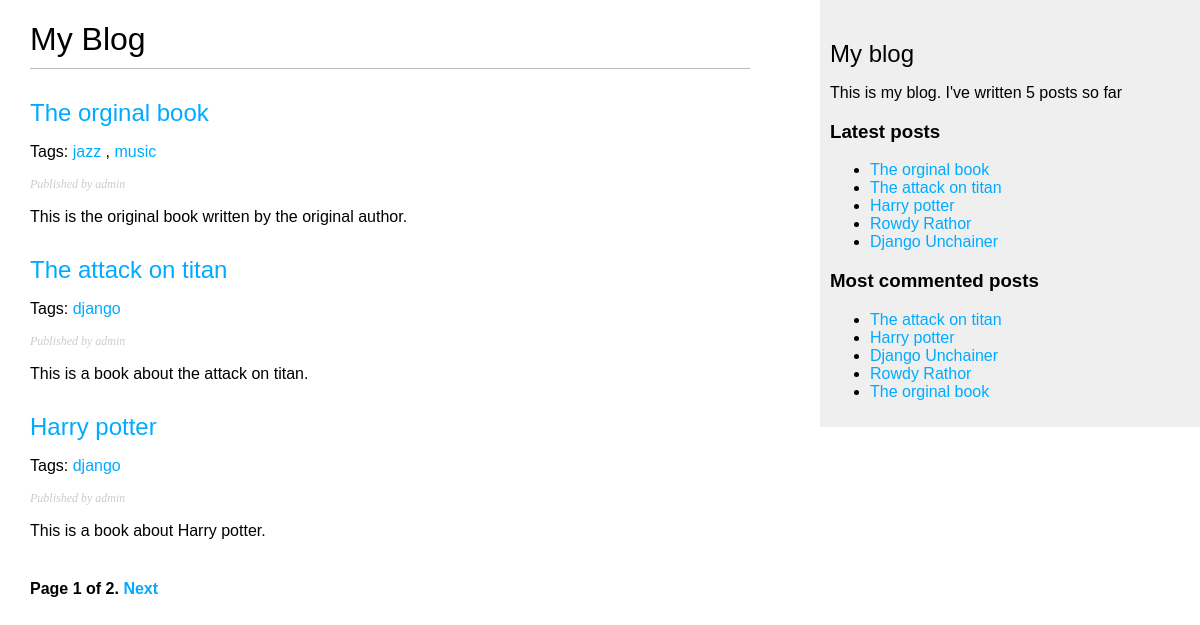
The page /blog/ on the database as committed earlier.
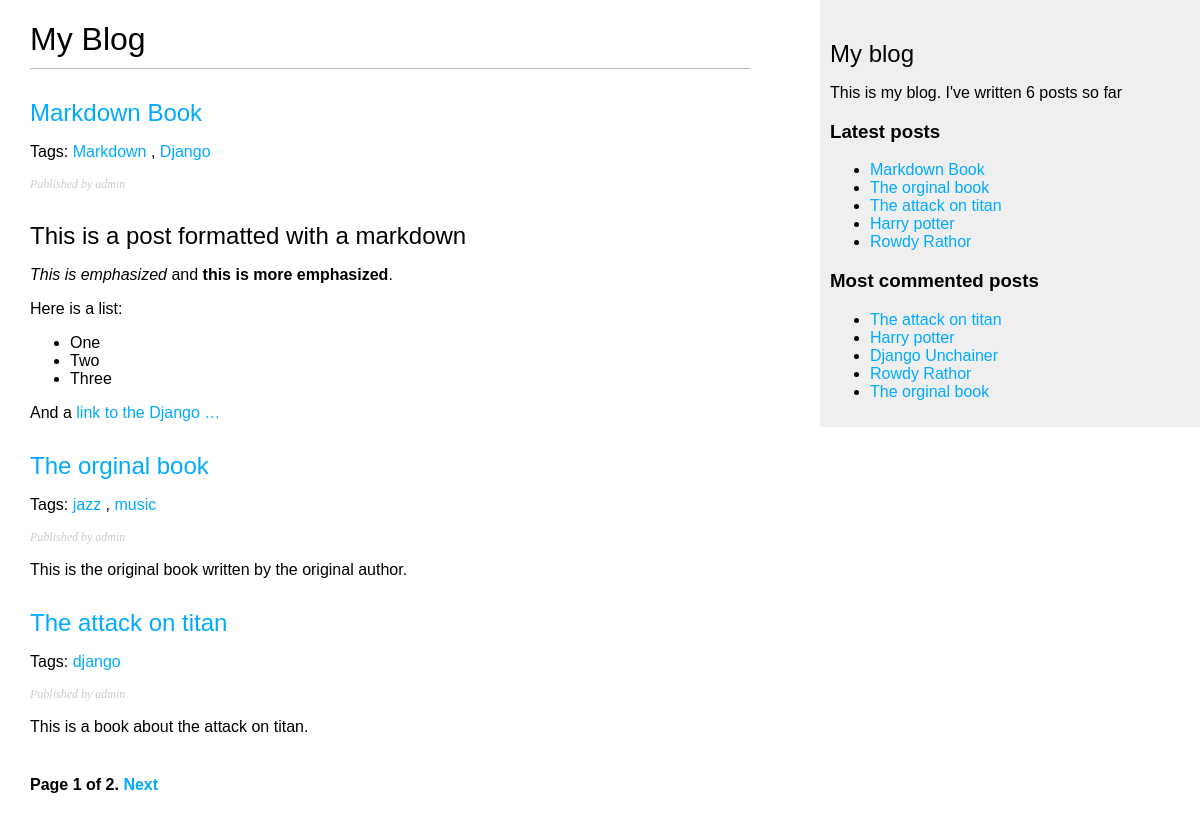
The same page on the database as committed later.
### blog/models.py (models this page shows, shortened)
class Post(models.Model):
    STATUS_CHOICES = (
        ('draft', 'Draft'),
        ('published', 'Published'),
    )
    title = models.CharField(max_length=250)
    slug = models.SlugField(max_length=250, unique_for_date='publish')
    author = models.ForeignKey(
        User, on_delete=models.CASCADE, related_name='blog_posts')
    body = models.TextField()
    publish = models.DateTimeField(default=timezone.now)
    created = models.DateTimeField(auto_now_add=True)
    updated = models.DateTimeField(auto_now=True)
    status = models.CharField(
        max_length=10, choices=STATUS_CHOICES, default='draft')
    objects = models.Manager()  # The default manager.
    published = PublishedManager()  # Our custom manager.
    tags = TaggableManager()
    class Meta:
        ordering = ('-publish',)
    def get_absolute_url(self):
        return reverse('blog:post_detail',
                       args=[self.publish.year,
                             self.publish.month,
                             self.publish.day, self.slug])

### blog/views.py (the view)
# urls.py: path('', views.post_list, name='post_list'),
def post_list(request, tag_slug=None):
    object_list = Post.published.all()
    tag = None
    if tag_slug:
        tag = get_object_or_404(Tag, slug=tag_slug)
        object_list = object_list.filter(tags__in=[tag])
    paginator = Paginator(object_list, 3)  # 3 posts in each page
    page = request.GET.get('page')
    try:
        posts = paginator.page(page)
    except PageNotAnInteger:
        posts = paginator.page(1)
    except EmptyPage:
        posts = paginator.page(paginator.num_pages)
    return render(request, 'blog/post/list.html',
                  {'page': page,
                   'posts': posts,
                   'tag': tag})

### blog/models.py (called while the page is built)
    def get_queryset(self):
        return super(PublishedManager, self).get_queryset().filter(status='published')

### blog/templatetags/blog_tags.py (called while the page is built)
@register.simple_tag
def total_posts():
    return Post.published.count()

@register.inclusion_tag('blog/post/latest_posts.html')
def show_latest_posts(count=5):
    latest_posts = Post.published.order_by('-publish')[:count]
    return {'latest_posts': latest_posts}

@register.simple_tag
def get_most_commented_posts(count=5):
    return Post.published.annotate(total_comments=Count('comments')).order_by('-total_comments')[:count]

@register.filter(name='markdown')
def markdown_format(text):
    return mark_safe(markdown.markdown(text))

### blog/templates/blog/post/list.html (shortened to what this page needs)
{% extends "blog/base.html" %}
{% load blog_tags %}
{% block content %}
    <h1>My Blog</h1>
    {% for post in posts %}
        <h2>
            <a href="{{ post.get_absolute_url }}">{{ post.title }}</a>
        </h2>
        <p class="tags">
            Tags:
            {% for tag in post.tags.all %}
                <a href="{% url "blog:post_list_by_tag" tag.slug %}">
                {{ tag.name }}
                </a>
                {% if not forloop.last %}, {% endif %}
            {% endfor %}
        </p>
        <p class="date">
            Published {{post.Publish}} by {{post.author}}
        </p>
        {{ post.body|markdown|truncatewords_html:30 }}
    {% endfor %}
    {% include "pagination.html" with page=posts %}
{% endblock %}

### blog/templates/blog/base.html (shortened to what this page needs)
{% load blog_tags %}
{% load static %}
<!DOCTYPE html>
<html lang="en">
<head>
    <link href="{% static "css/blog.css" %}" rel="stylesheet">
</head>
<body>
    <div id="content">
        {% block content %}
        {% endblock %}
    </div>
    <div id="sidebar">
        <h2>My blog</h2>
        <p>This is my blog. I've written {% total_posts %} posts so far</p>
        <h3>Latest posts</h3>
        {% show_latest_posts %}
        <h3>Most commented posts</h3>
        {% get_most_commented_posts as most_commented_posts %}
        <ul>
            {% for post in most_commented_posts %}
                <li>
                    <a href="{{ post.get_absolute_url }}">{{ post.title }}</a>
                </li>
            {% endfor %}
        </ul>
    </div>
</body>
</html>

### blog/templates/blog/post/latest_posts.html
<ul>
    {% for post in latest_posts %}
        <li>
            <a href="{{ post.get_absolute_url }}">{{ post.title }}</a>
        </li>
    {% endfor %}
</ul>

Rows that differ between the two databases and show on the page:
no longer on one of the page's lists (row unchanged): Post: title "Harry potter", author "admin", body "This is a book about Harry potter."
no longer on one of the page's lists (row unchanged): Post: title "Django Unchainer"
added Post: title "Markdown Book", author "admin", body "This is a post formatted with a markdown This is emphasized and this is more emphasized . Here is a list: One Two Three And a link to the Django …"
added Tag: name "Markdown", shown under "Markdown Book"
added Tag: name "Django", shown under "Markdown Book"
computed for Post "Harry potter": loses Tag (name "django")
Other text that changed with them:
text no longer shown: "5"
text now shown: "6"
